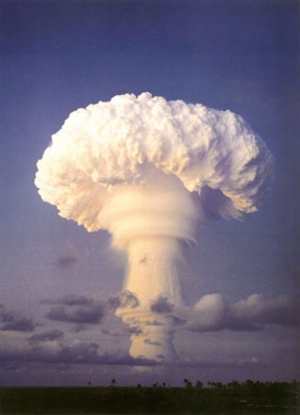
#> input picture data/1.jpg, 300 x 415 px
$ python memer.py
#> lines starting #> are read from the running program, lines starting #| are printed output that depends on the picture
### helpers.py
from PIL import Image, ImageFont, ImageDraw
import random, string


def generate_name():
    chars = ''.join(random.sample(string.ascii_lowercase, 20))
    name = f"{chars}.png"
    return name


def draw_text_on_image(image, text, x, y):
    draw = ImageDraw.Draw(image)
    font = ImageFont.truetype("impact.ttf", 40)
    w = draw.textlength(text, font=font)

    draw_text_outline(draw, font, text, (x-w/2), y)
    draw.text((x - w / 2, y), text, (255, 255, 255), font=font)
    return image


def draw_text_outline(draw, font, text, x, y):
    for delta_x in range(-1, 2, 2):
        for delta_y in range(-1, 2, 2):
            draw.text((x - delta_x, y - delta_y), text, font=font, fill=(0, 0, 0))


def get_size(image):
#> called with image = 'data/1.jpg'
    return Image.open(image).size


def save_image(image):
    title = generate_name()
    image.save(f"./results/{title}")
    return title

### memer.py
from PIL import Image
import helpers


class Meme:
    def __init__(self, images, texts):
        self.images = images
        self.texts = texts
        self.cropped_images = []
        self.images_w_text = []
        self.result_image = None
        self.pre_grid_images = []
        self.width = 0
        self.height = 0

    def compose_images(self, template_type="single", position="up"):
        self.__resize_images(template_type)
#> call 2 of get_size, with image = 'data/2.jpg'
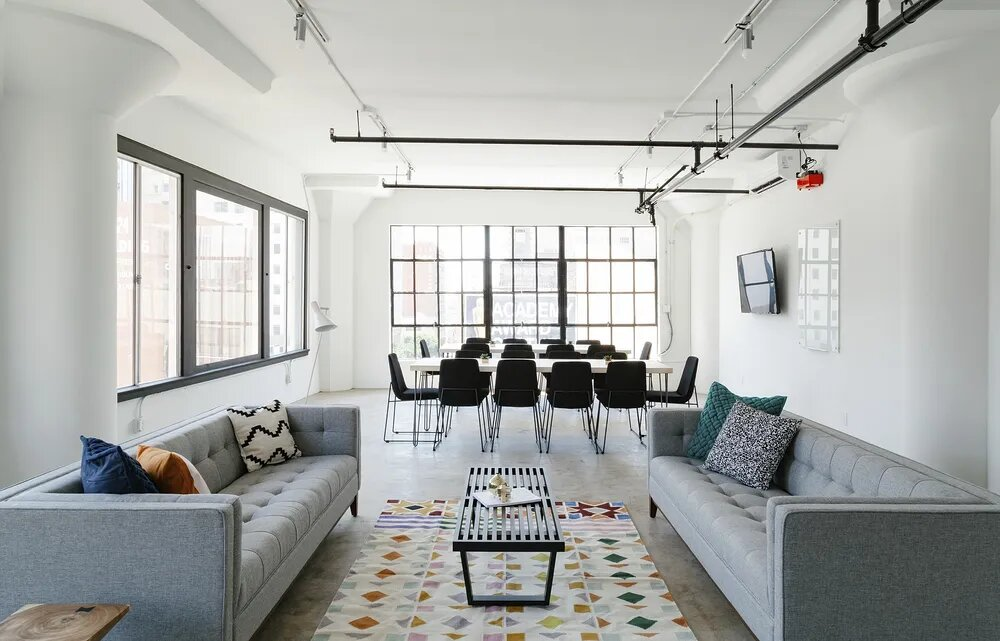
#> input picture data/2.jpg, 1000 x 641 px
#> in __resize_images, new_image is the input picture: PIL image 300x415 RGB; mean R, G, B 116.3, 108.5, 125
        for index, image in enumerate(self.cropped_images):
            self.__add_text(image, self.texts[index], position=position)
#> this loop made 4 passes
#> pass 2, in __add_text (call 2), `image = helpers.draw_text_on_image(image, text, text_pos[position][0],..`:
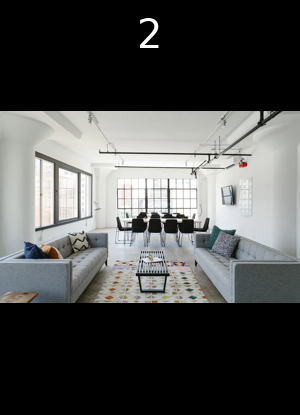
#> image: PIL image 300x415 RGB; mean R, G, B 79.2, 80.1, 79.1

        if template_type == "single":
            self.result_image = self.images_w_text[0]
            return helpers.save_image(self.result_image)
        else:
            return self.__combine_image(template_type)

    def __combine_image(self, orientation):
#> called with orientation = 'grid'
        self.result_image = Image.new("RGBA", (self.width, self.height))
#> self.result_image: PIL image 600x830 RGBA; every value is 0
        x = 0
        y = 0

        for i, img in enumerate(self.images_w_text):
            self.result_image.paste(img, (x,y))
            if orientation == "vertical":
                y += img.size[1]
            else:
                x += img.size[0]
                if i % 2 == 1 and orientation == "grid":
                    y += img.size[1]
                    x = 0
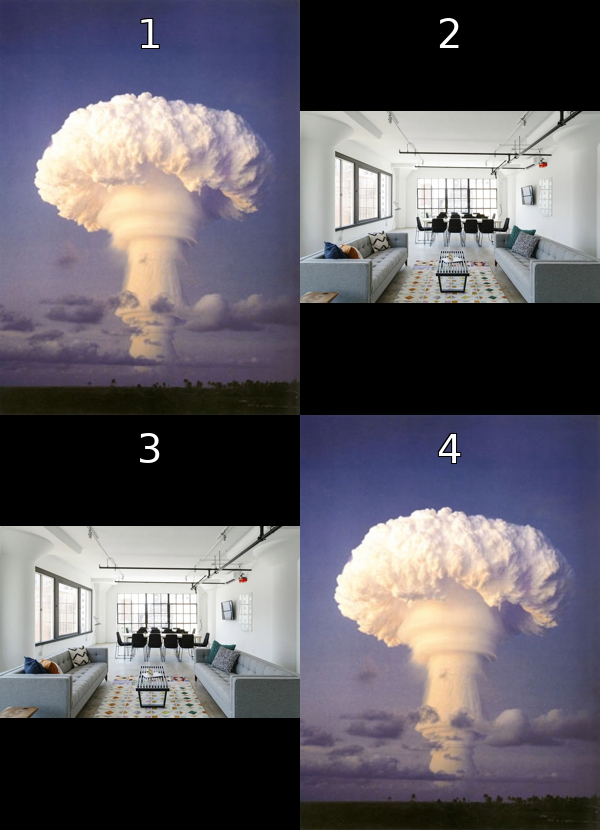
#> self.result_image: PIL image 600x830 RGBA; mean R, G, B, A 97.9, 94.4, 102.1, 255
        return helpers.save_image(self.result_image)

    def __resize_images(self, composition_type):

        if composition_type != "grid":
            widths = [helpers.get_size(image)[0] for image in self.images]
            heights = [helpers.get_size(image)[1] for image in self.images]
            min_width = min(widths)
            min_height = min(heights)
            for image in self.images:
                new_image = Image.open(image)
                x, y = new_image.size

                if composition_type == "single":
                    pass
                elif composition_type == "horizontal":
                    x = (x / (y / min_height)).__int__()
                    y = min_height
                    self.width += x
                    self.height = y
                elif composition_type == "vertical":
                    y = (y * min_width / x).__int__()
                    x = min_width
                    self.width = x
                    self.height += y
                resized_image = new_image.resize((x, y))
                self.cropped_images.append(resized_image)

        else:
            self.__resize_images(composition_type="vertical")
            width = 0
            height = 0
            temp_image = []
            counter = 0
            for i, img in enumerate(self.cropped_images):
                temp_image.append(img)

                if len(temp_image) == 2:
                    width = min([image.size[0] for image in temp_image])
                    height = max([image.size[1] for image in temp_image])

                    for image in temp_image:
                        resized_image = Image.new("RGB", size=(width, height))
                        resized_image.paste(image, (0, int((height - image.size[1])/2)))
                        self.cropped_images[counter] = resized_image
                        counter +=1

                    temp_image.clear()
            self.width = width*2
            self.height = int(height*len(self.cropped_images)/2)


    def __add_text(self, image, text, position):
        x, y = image.size

        text_pos = {
            "down": [(x / 2).__int__(), y - 50],
            "up": [(x / 2).__int__(), 10],
            "middle": [(x / 2).__int__(), (y / 2 - 25).__int__()]
        }
        image = helpers.draw_text_on_image(image, text, text_pos[position][0], text_pos[position][1])
        self.images_w_text.append(image)


if __name__ == '__main__':
    i1 = Meme(('data/1.jpg', 'data/2.jpg', 'data/2.jpg' , 'data/1.jpg'), ("1", "2", "3", "4"))
    # i1 = Meme(('data/1.jpg', ), ("Meme", ))
    im_name = i1.compose_images("grid", position="up")
    im = Image.open(f"./results/{im_name}")
    im.show()
